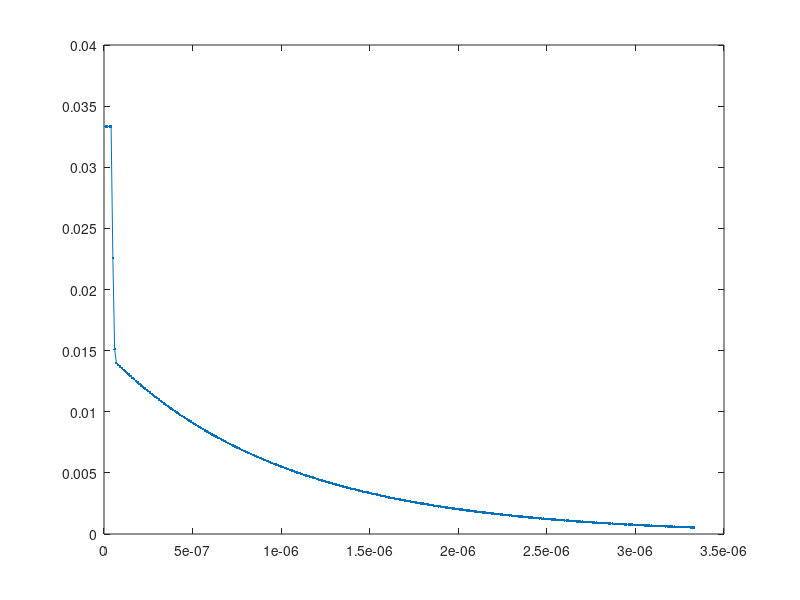

MATLAB code for this plot: (Note: this script raises an error after producing the figure.)
%%
% Try to simulate a fluoresence distribution
pulserate = 300000; % Hz
pulseperiod = 1/pulserate;
dt = 10e-9; % Sec: bin resolution
Nbins = floor(pulseperiod/dt);
tau = 10e-7; % Sec
k1 = 45; % Amplitude of exponential
tau2 = 2.5e-8;
k2 = 500; % Amplitude of 2nd exp
k3 = 100;
T = dt*(1:Nbins);
S = (min(k3, max(k2*exp(-T/tau2), k1*exp(-T/tau))));

vbin = T>=100e-9 & T <= 450e-9;
bincts = sum(S(vbin));
totcts = sum(S);
plot(T,S,'.-');
title(sprintf('Binned counts: %.1f Total counts: %.1f', bincts, totcts));
%%
Pdist = S/pulserate;
P0 = 1 - sum(Pdist);
plot(T,Pdist*100,'.-');
title(sprintf('P(0) = %.2f %', P0*100));
ylabel('P(T) %');
xlabel('T sec');
%%
Pcumsum = cumsum(Pdist);
plot(T,Pcumsum);
%%
% Pick a resolution <= min(Pdist), then map the cumsum onto integers
Presmax = min(Pdist);
IPmaxmin = floor(1/Presmax);
Nbits = ceil(log(IPmaxmin)/log(2));
Pres = 2^(-Nbits);
IPcumsum = floor(Pcumsum/Pres);
maxbits = dec2hex(max(IPcumsum), ceil(Nbits/4));
IPmax = 2^Nbits;
plot(T,IPcumsum,'.');
title(sprintf('Nbits = %d, IPmax = %.3g, max = %s', Nbits, IPmax, maxbits));
%%
plot(diff(IPcumsum),'.');
%%
R = rand(pulserate,1)*IPmax;
dT = interp1([IPcumsum IPmax],[1:length(IPcumsum) 0], R, 'next', 'extrap');
h = histogram(dT,[0:length(IPcumsum)+1]);
plot(T,h.Values(2:end),'.',T,S);
%%
N = 1000;
bcts = zeros(N,1);
for i=1:N
  R = rand(pulserate,1)*IPmax;
  dT = interp1([IPcumsum IPmax],[T 0], R, 'next', 'extrap');
  bcts(i) = sum(dT>=100e-9 & dT <= 450e-9);
end
bcts_mean = mean(bcts);
bcts_std = std(bcts);
fprintf(1,'mean = %.1f  std = %.1f  var = %.1f\n', bcts_mean, bcts_std, bcts_std^2);
%%
for i=1:Nbins
  fprintf(1, '%3d: %05X\n', i, IPcumsum(i));
end
%%
Nbitsnz = ceil(log2(max(IPcumsum)));
indent = '          ';
fprintf(1, '%sIF (R <= %d) THEN\n%s  Nbins <= my_US(1);\n', indent, IPcumsum(1), indent );
for i=2:Nbins
  fprintf(1, '%sELSIF (R <= %d) THEN\n%s  Nbins <= my_US(%d);\n', indent, IPcumsum(i), indent, i);
end
fprintf(1, '%sELSE\n%s  Nbins <= my_US(0);\n%sEND IF;\n', indent, indent, indent);
%%
R = rand(1,1)*IPmax;
dT = binsearch(IPcumsum, R);
%%
function ind = binsearch(T, R, low, high)
  if nargin < 4
    low = 1;
    high = length(T);
    if R > T(high)
      ind = high+1;
      return;
    end
  end
  if low==high
    ind = low;
  else
    mid = floor((low+high)/2);
    if R > T(mid)
      ind = binsearch(T, R, mid+1, high);
    else
      ind = binsearch(T, R, low, mid);
    end
  end
  return;
end


